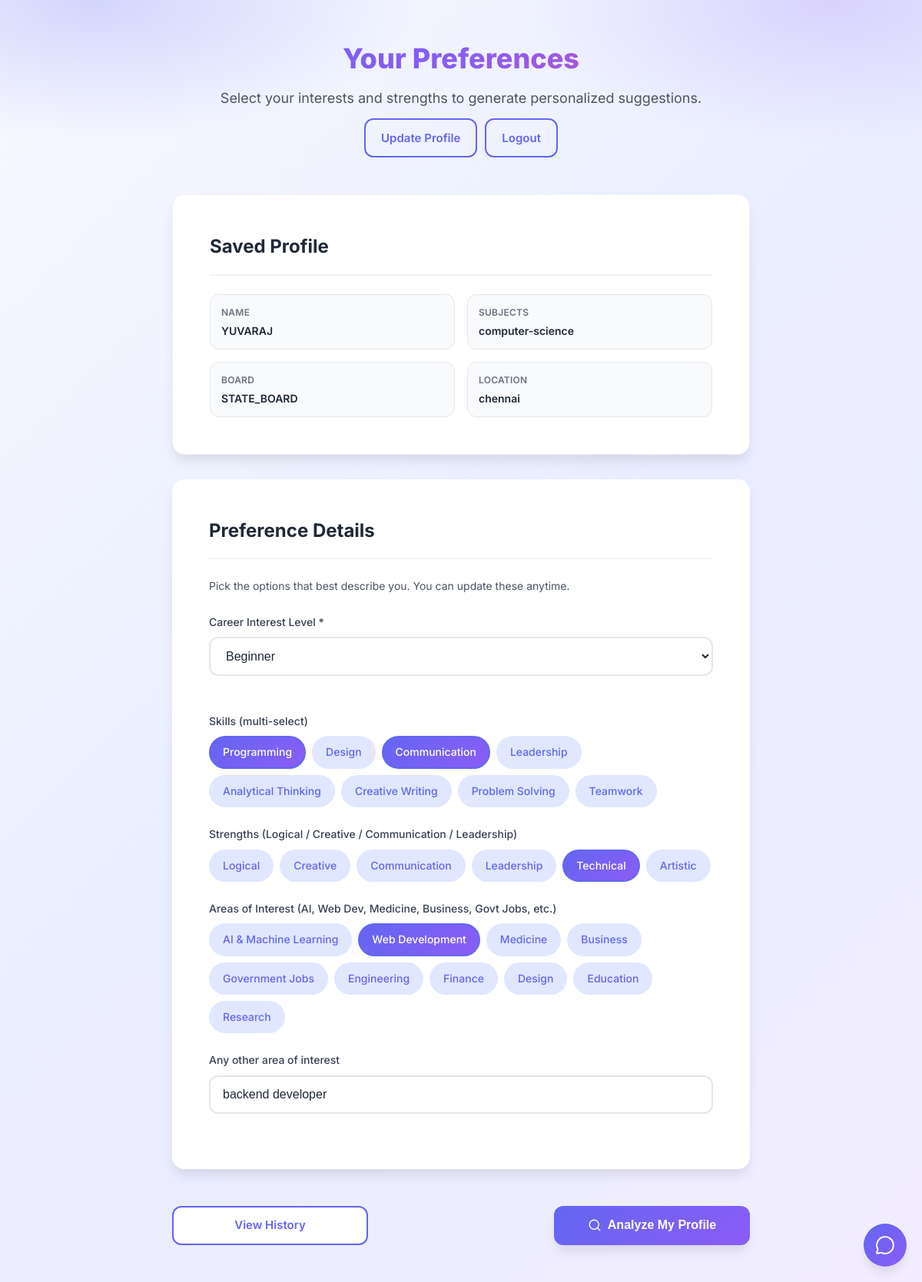
The app's page /preferences/ (signed in) with its own data.
### advisor/models.py (models this page shows, shortened)
class StudentProfile(models.Model):
    user = models.OneToOneField(
        settings.AUTH_USER_MODEL,
        on_delete=models.CASCADE,
        related_name="student_profile",
    )
    age = models.PositiveSmallIntegerField(null=True, blank=True)
    gender = models.CharField(max_length=30, blank=True)
    location = models.CharField(max_length=120, blank=True)
    preferred_language = models.CharField(max_length=20, blank=True)
    school_board = models.CharField(max_length=40, blank=True)
    tenth_percentage = models.DecimalField(max_digits=5, decimal_places=2, null=True, blank=True)
    twelfth_stream = models.CharField(max_length=40, blank=True)
    twelfth_specialization = models.CharField(max_length=80, blank=True)
    twelfth_percentage = models.DecimalField(max_digits=5, decimal_places=2, null=True, blank=True)
    current_course = models.CharField(max_length=120, blank=True)
    subjects = models.CharField(max_length=255, blank=True)
    interest_level = models.CharField(max_length=30, blank=True)
    skills = models.CharField(max_length=255, blank=True)
    strengths = models.CharField(max_length=255, blank=True)
    interests = models.CharField(max_length=255, blank=True)
    other_interest = models.CharField(max_length=255, blank=True)
    updated_at = models.DateTimeField(auto_now=True)

### advisor/views.py (the view)
# urls.py: path("preferences/", views.preferences_view, name="preferences"),
def preferences_view(request):
    profile = None
    if getattr(request, "user", None) and request.user.is_authenticated:
        profile, _ = StudentProfile.objects.get_or_create(user=request.user)
    context = {
        "profile": profile,
    }
    return render(request, "advisor/preferences.html", context)

### advisor/context_processors.py (called while the page is built)
def ui_text(request):
    ui_lang = get_lang_from_request(request)
    return {
        "ui_lang": ui_lang,
        "ui": get_ui_strings(ui_lang),
    }

### advisor/i18n.py (called while the page is built)
def normalize_lang(value: str | None) -> str:
    if not value:
        return DEFAULT_LANG
    value = value.strip().lower()
    if value in ("ta", "tamil"):
        return "ta"
    if value in ("en", "english", "en-us", "en_us"):
        return "en"
    return DEFAULT_LANG

def get_lang_from_request(request) -> str:
    session_lang = request.session.get("ui_lang")
    if session_lang:
        return normalize_lang(session_lang)
    q_lang = request.GET.get("lang")
    if q_lang:
        return normalize_lang(q_lang)
    return DEFAULT_LANG

def get_ui_strings(lang: str) -> dict:
    lang = normalize_lang(lang)
    return UI_STRINGS.get(lang, UI_STRINGS[DEFAULT_LANG])

### templates/advisor/preferences.html (shortened to what this page needs)
{% extends 'base.html' %}
{% load static %}
{% block extra_css %}
<link rel="stylesheet" href="{% static 'css/profile.css' %}">
<link rel="stylesheet" href="{% static 'css/preferences.css' %}">
{% endblock %}
{% block content %}
<div class="profile-page">
    <div class="profile-header">
        <h1>Your Preferences</h1>
        <p>Select your interests and strengths to generate personalized suggestions.</p>
        <div class="pref-top-actions">
            <a href="{% url 'edit_profile' %}" class="btn btn-ghost btn-action">{{ ui.update_profile }}</a>
            <a href="{% url 'logout' %}" class="btn btn-ghost btn-action">Logout</a>
        </div>
    </div>
    <div class="form-container">
        <form id="preferencesForm" method="post" action="{% url 'career_guidance' %}">
            <div class="section-card pref-summary-card">
                <h2 class="section-title">Saved Profile</h2>
                <div class="pref-summary-grid">
                    <div class="pref-summary-item">
                        <span class="pref-summary-label">Name</span>
                        <span class="pref-summary-value">{{ profile.user.first_name|default:profile.user.username }}</span>
                    </div>
                    <div class="pref-summary-item">
                        <span class="pref-summary-label">Subjects</span>
                        <span class="pref-summary-value">{{ profile.subjects|default:"Not selected yet" }}</span>
                    </div>
                    <div class="pref-summary-item">
                        <span class="pref-summary-label">Board</span>
                        <span class="pref-summary-value">{{ profile.school_board|default:"-"|upper }}</span>
                    </div>
                    <div class="pref-summary-item">
                        <span class="pref-summary-label">Location</span>
                        <span class="pref-summary-value">{{ profile.location|default:"-" }}</span>
                    </div>
                </div>
            </div>
            <div class="section-card">
                <h2 class="section-title">Preference Details</h2>
                <p class="pref-helper-text">Pick the options that best describe you. You can update these anytime.</p>
                <div class="form-row">
                    <div class="form-group">
                        <label class="form-label">{{ ui.career_interest_level }} *</label>
                        <select class="form-input" name="interest_level" required>
                            <option value="beginner" {% if profile.interest_level == "beginner" %}selected{% endif %}>{{ ui.beginner }}</option>
                        </select>
                    </div>
                </div>
                <div class="form-group">
                    <label class="form-label">{{ ui.skills_multiselect }}</label>
                    <div class="tags-container" id="skillsContainer">
                        <span class="tag" data-value="programming">Programming</span>
                        <span class="tag" data-value="design">Design</span>
                        <span class="tag" data-value="communication">Communication</span>
                        <span class="tag" data-value="leadership">Leadership</span>
                        <span class="tag" data-value="analytical">Analytical Thinking</span>
                        <span class="tag" data-value="creative">Creative Writing</span>
                        <span class="tag" data-value="problem-solving">Problem Solving</span>
                        <span class="tag" data-value="teamwork">Teamwork</span>
                    </div>
                </div>
                <div class="form-group">
                    <label class="form-label">{{ ui.strengths_multiselect }}</label>
                    <div class="tags-container" id="strengthsContainer">
                        <span class="tag" data-value="logical">Logical</span>
                        <span class="tag" data-value="creative">Creative</span>
                        <span class="tag" data-value="communication">Communication</span>
                        <span class="tag" data-value="leadership">Leadership</span>
                        <span class="tag" data-value="technical">Technical</span>
                        <span class="tag" data-value="artistic">Artistic</span>
                    </div>
                </div>
                <div class="form-group">
                    <label class="form-label">{{ ui.interests_multiselect }}</label>
                    <div class="tags-container" id="interestsContainer">
                        <span class="tag" data-value="ai">AI & Machine Learning</span>
                        <span class="tag" data-value="web-dev">Web Development</span>
                        <span class="tag" data-value="medicine">Medicine</span>
                        <span class="tag" data-value="business">Business</span>
                        <span class="tag" data-value="govt-jobs">Government Jobs</span>
                        <span class="tag" data-value="engineering">Engineering</span>
                        <span class="tag" data-value="finance">Finance</span>
                        <span class="tag" data-value="design">Design</span>
                        <span class="tag" data-value="education">Education</span>
                        <span class="tag" data-value="research">Research</span>
                    </div>
                </div>
                <div class="form-group">
                    <label class="form-label">{{ ui.other_interest }}</label>
                    <input type="text" class="form-input" name="other_interest" value="{{ profile.other_interest }}" placeholder="{{ ui.other_interest_placeholder }}">
                </div>
            </div>
            <div class="form-navigation">
                <a href="{% url 'career_history' %}" class="btn btn-secondary btn-nav">{{ ui.view_history|default:"View History" }}</a>
                <button id="analyzeBtn" type="submit" class="btn btn-primary btn-nav btn-analyze">
                    <i data-lucide="search" class="icon"></i>
                    <span>{{ ui.analyze_profile }}</span>
                </button>
            </div>
        </form>
    </div>
</div>
{% endblock %}

### static/css/styles.css (style rules this page uses)
:root { --primary-blue: #6366f1; --primary-violet: #8b5cf6; --secondary-blue: #3b82f6; --light-blue: #e0e7ff; --light-violet: #ede9fe; --white: #ffffff; --gray-50: #f9fafb; --gray-100: #f3f4f6; --gray-200: #e5e7eb; --gray-300: #d1d5db; --gray-400: #9ca3af; --gray-500: #6b7280; --gray-600: #4b5563; --gray-700: #374151; --gray-800: #1f2937; --gray-900: #111827; --gradient-primary: linear-gradient(135deg, #6366f1 0%, #8b5cf6 100%); --gradient-secondary: linear-gradient(135deg, #3b82f6 0%, #6366f1 100%); --gradient-text: linear-gradient(135deg, #6366f1 0%, #8b5cf6 50%, #ec4899 100%); --gradient-page-bg: linear-gradient(135deg, #f9fbff 0%, #eef2ff 45%, #f5f3ff 100%); --shadow-sm: 0 1px 2px 0 rgba(0, 0, 0, 0.05); --shadow-md: 0 4px 6px -1px rgba(0, 0, 0, 0.1); --shadow-lg: 0 10px 15px -3px rgba(0, 0, 0, 0.1); --shadow-xl: 0 20px 25px -5px rgba(0, 0, 0, 0.1); --shadow-soft: 0 10px 40px rgba(99, 102, 241, 0.15); --spacing-xs: 0.5rem; --spacing-sm: 1rem; --spacing-md: 1.5rem; --spacing-lg: 2rem; --spacing-xl: 3rem; --radius-sm: 8px; --radius-md: 12px; --radius-lg: 16px; --radius-xl: 24px; --radius-full: 9999px; --transition-fast: 150ms ease; --transition-base: 300ms ease; --transition-slow: 500ms ease; }
* { margin: 0; padding: 0; box-sizing: border-box; }
html { scroll-behavior: smooth; }
body { font-family: 'Inter', 'Poppins', -apple-system, BlinkMacSystemFont, 'Segoe UI', Roboto, sans-serif; font-size: 16px; line-height: 1.6; color: var(--gray-800); background: radial-gradient(900px 420px at -8% -12%, rgba(99, 102, 241, 0.22), transparent 60%), radial-gradient(820px 420px at 108% -8%, rgba(139, 92, 246, 0.19), transparent 58%), radial-gradient(640px 320px at 52% 118%, rgba(236, 72, 153, 0.08), transparent 65%), var(--gradient-page-bg); background-attachment: fixed; -webkit-font-smoothing: antialiased; -moz-osx-font-smoothing: grayscale; }
.btn { display: inline-flex; align-items: center; justify-content: center; gap: 8px; padding: 10px 20px; font-size: 15px; font-weight: 600; height: 51px; text-align: center; text-decoration: none; border: none; border-radius: var(--radius-md); cursor: pointer; transition: all var(--transition-base); position: relative; overflow: hidden; }
.icon, .btn svg { width: 18px; height: 18px; stroke-width: 1.8; stroke: currentColor; }
.btn .icon, .btn svg { margin-right: 0; }
.btn-primary { background: var(--gradient-primary); color: var(--white); box-shadow: var(--shadow-md); }
.btn-secondary { background: var(--white); color: var(--primary-blue); border: 2px solid var(--primary-blue); }
.btn-ghost { background: transparent; color: var(--primary-blue); border: 2px solid var(--primary-blue); }
.btn::before { content: ''; position: absolute; top: 50%; left: 50%; width: 0; height: 0; border-radius: 50%; background: rgba(255, 255, 255, 0.5); transform: translate(-50%, -50%); transition: width 0.6s, height 0.6s; }
.form-group { margin-bottom: var(--spacing-md); position: relative; }
.form-label { display: block; margin-bottom: var(--spacing-xs); font-weight: 500; color: var(--gray-700); font-size: 14px; }
.form-input { width: 100%; padding: 14px 16px; font-size: 16px; border: 2px solid var(--gray-200); border-radius: var(--radius-md); background: var(--white); color: var(--gray-800); transition: all var(--transition-base); outline: none; }
.form-input::placeholder { color: var(--gray-400); }

### static/css/preferences.css (style rules this page uses)
.pref-top-actions { margin-top: 12px; display: flex; gap: 10px; justify-content: center; flex-wrap: wrap; }
.pref-summary-card { border: 1px solid var(--gray-100); }
.pref-summary-grid { display: grid; grid-template-columns: repeat(2, minmax(0, 1fr)); gap: var(--spacing-sm); }
.pref-summary-item { background: var(--gray-50); border: 1px solid var(--gray-200); border-radius: var(--radius-md); padding: 12px 14px; min-height: 72px; display: flex; flex-direction: column; justify-content: center; }
.pref-summary-label { font-size: 12px; font-weight: 600; color: var(--gray-500); margin-bottom: 4px; text-transform: uppercase; letter-spacing: 0.02em; }
.pref-summary-value { font-size: 14px; font-weight: 600; color: var(--gray-800); line-height: 1.4; }
.pref-helper-text { color: var(--gray-600); font-size: 14px; margin-bottom: var(--spacing-md); }

### records on screen
StudentProfile: user.first_name "YUVARAJ", subjects "computer-science", school_board "STATE_BOARD", location "chennai", interest_level "Beginner", other_interest "backend developer"

### other values on screen
{{ ui.update_profile }} "Update Profile"
{{ ui.career_interest_level }} "Career Interest Level"
{{ ui.skills_multiselect }} "Skills (multi-select)"
{{ ui.strengths_multiselect }} "Strengths (Logical / Creative / Communication / Leadership)"
{{ ui.interests_multiselect }} "Areas of Interest (AI, Web Dev, Medicine, Business, Govt Jobs, etc.)"
{{ ui.other_interest }} "Any other area of interest"
{{ ui.view_history|default:"View History" }} "View History"
{{ ui.analyze_profile }} "Analyze My Profile"
